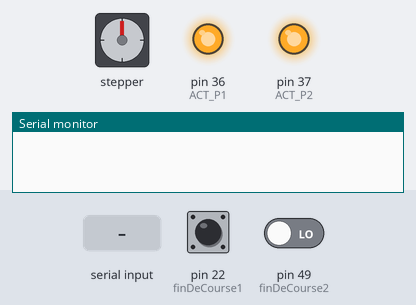
The sketch below on a simulated Arduino Mega 2560, built with avr-gcc and run on an emulated ATmega2560. Shown: stepper motor, output pins drawn as LEDs (lit = HIGH), the last lines printed to the serial monitor. The inputs (shaded band) are chosen by the test bench; at power-on: pin 49 (finDeCourse2) LOW, pin 22 (finDeCourse1) HIGH. Stepper angles assume 100 steps per turn; pins used as bus, display or sensor lines are not drawn.

Above: at 11.2 s.
11.3 s: pin 49 (finDeCourse2) driven HIGH
12.9 s: "3" received over Serial
At 14.3 s:
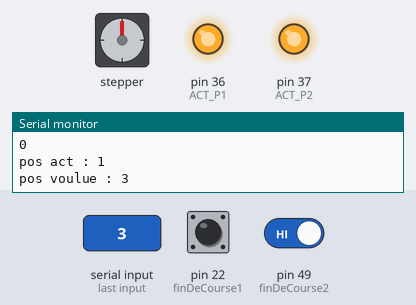
At 15.26 s:
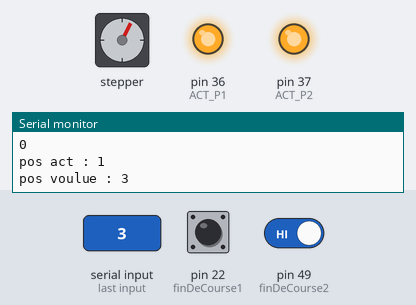
15.9 s: "c90\n" received over Serial
At 28.1 s:
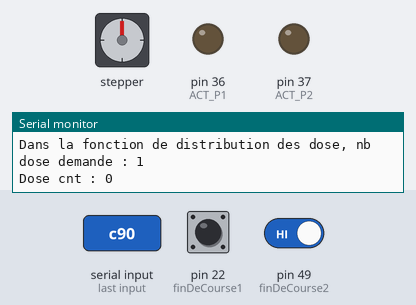
Timing chart, 0 to 33.7 s (numbered marks = the images above; inputs shaded):
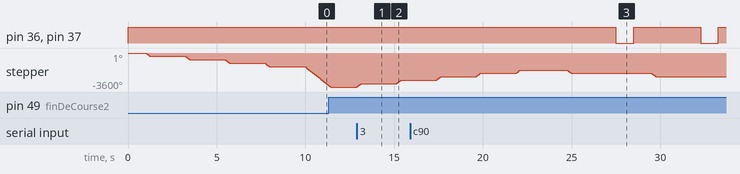

The sketch:

Distributeur_contenu_ard_sans_node.ino
```cpp
#include <Stepper.h>

//Pins actioneur linéaire
#define ACT_P1 36
#define ACT_P2 37

//Pins color sensor
#define COLOR_S0 4
#define COLOR_S1 5
#define COLOR_S2 6
#define COLOR_S3 7
#define sensorOut 8

//Déclaration pins moteur
#define motorOn 1

#define IN1 28
#define IN2 29
#define IN3 30
#define IN4 31

#define finDeCourse1 22
#define finDeCourse2 49
#define irPresence 45

#define NbrPas1 100


#if motorOn
Stepper Moteur(NbrPas1, IN1, IN2, IN3, IN4);
#endif

int positionAct;

String cocktail = "110110";
int cocktailInt[6];


void init_dis()
{
  while(digitalRead(finDeCourse1) == LOW)
  {
    #if motorOn
    Moteur.setSpeed(250);
    Moteur.step(NbrPas1);
    #endif
  }

  delay(1000);

  Moteur.setSpeed(250);
  Moteur.step(-NbrPas1);
  delay(2000);

  Moteur.setSpeed(250);
  Moteur.step(-NbrPas1);
  delay(2000);

  Moteur.setSpeed(250);
  Moteur.step(-NbrPas1);
  delay(2000);

  Moteur.setSpeed(250);
  Moteur.step(-NbrPas1);
  delay(2000);

  while(digitalRead(finDeCourse2) == LOW)
  {
    Moteur.setSpeed(250);
    Moteur.step(-NbrPas1);
  }

  positionAct = 1;

}

boolean goToPos(int pos)
{
  Serial.print("pos act : ");
  Serial.println(positionAct);
  Serial.print("pos voulue : ");
  Serial.println(pos);
  if(positionAct > pos)
  {
    for(int i = 0;i<(positionAct-pos);i++)
    {
      Moteur.setSpeed(250);
      Moteur.step(-NbrPas1);
      delay(2000);
      //positionAct--;
  }
    positionAct = pos;
  }
  else if (positionAct < pos)
  {
    for(int i = 0;i<(pos-positionAct);i++)
    {
        Moteur.setSpeed(250);
        Moteur.step(NbrPas1);
        delay(2000);
        //positionAct++;
    }

    positionAct = pos;
  }
  else
  {
    positionAct = pos;
  }
}

void convCocktail()
{
  long tamp = cocktail.toInt();
  Serial.println("Avant");
  Serial.println(cocktail);
  Serial.println("Conv");
  cocktailInt[0] = tamp / 100000;
  Serial.println(cocktailInt[0] );
  cocktailInt[1] = (tamp - cocktailInt[0] * (100000)) / 10000;
  Serial.println(cocktailInt[1]);
  cocktailInt[2] = (tamp - (cocktailInt[0] * (100000) + cocktailInt[1] * (10000))) / 1000;
  Serial.println(cocktailInt[2]);
  cocktailInt[3] = (tamp - (cocktailInt[0] * (100000) + cocktailInt[1] * (10000) + cocktailInt[2] * (1000))) / 100;
  Serial.println(cocktailInt[3]);
  cocktailInt[4] = (tamp - (cocktailInt[0] * (100000) + cocktailInt[1] * (10000) + cocktailInt[2] * (1000) + cocktailInt[3] * (100))) / 10;
  Serial.println(cocktailInt[4]);
  cocktailInt[5] = (tamp - (cocktailInt[0] * (100000) + cocktailInt[1] * (10000) + cocktailInt[2] * (1000) + cocktailInt[3] * (100) + cocktailInt[4] * (10))) / 1;
  Serial.println(cocktailInt[5]);
}

void verseLiq(int dose)
{

  Serial.print("Dans la fonction de distribution des dose, nb dose demande : ");
  Serial.println(dose);
  for(int i=0; i<dose; i++)
  {
    Serial.print("Dose cnt : ");
    Serial.println(i);
    digitalWrite(ACT_P1,LOW);
    digitalWrite(ACT_P2,LOW);

    delay(1000);

    digitalWrite(ACT_P1,HIGH);
    digitalWrite(ACT_P2,HIGH);

    delay(1000);
  }

}


void setup()
{
  Serial.begin(9600);
  pinMode(finDeCourse1,INPUT);
  pinMode(finDeCourse2,INPUT);
  pinMode(irPresence,INPUT);

  pinMode(ACT_P1,OUTPUT);
  pinMode(ACT_P2,OUTPUT);

  pinMode(COLOR_S0,OUTPUT);
  pinMode(COLOR_S1,OUTPUT);
  pinMode(COLOR_S2,OUTPUT);
  pinMode(COLOR_S3,OUTPUT);
  pinMode(sensorOut,INPUT);

  digitalWrite(ACT_P1,HIGH);
  digitalWrite(ACT_P2,HIGH);

  digitalWrite(COLOR_S0,HIGH);
  digitalWrite(COLOR_S1,LOW);

  init_dis();
  Serial.println("Debut");
  convCocktail();


}


void loop()
{


  switch(Serial.read())
  {
    case '1':
      goToPos(1);
      break;
    case '2':
      goToPos(2);
      break;
    case '3':
      goToPos(3);
      break;
    case '4':
      goToPos(4);
      break;
    case '5':
      goToPos(5);
      break;
    case '6':
      goToPos(6);
      break;
    case 'c':

      if(abs(6-positionAct) > abs(0-positionAct))
      {
        Serial.println("On tourne vers le dernier liquide");
        goToPos(1);

        for(int i=1;i<7;i++)
        {
          Serial.print("On va a la position : ");
          Serial.println(i);
          Serial.print("Nombre de dose pour la commande : ");
          Serial.println(cocktailInt[i-1]);
          goToPos(i);
          delay(500);
          verseLiq(cocktailInt[i-1]);
        }
      }
      else
      {
        Serial.println("On tourne vers le premier liquide");
        goToPos(6);

        for(int i=6;i>0;i--)
        {
          Serial.print("On va a la position : ");
          Serial.println(i);
          Serial.print("Nombre de dose pour la commande : ");
          Serial.println(cocktailInt[i-1]);
          goToPos(i);
          delay(500);
          verseLiq(cocktailInt[i-1]);
        }
      }

      Serial.println("Fin du COCKTAIL !!");

  if(digitalRead(irPresence) == HIGH)
  {

  }
}
}
```

Measured:
- after the input at 12.9 s, stepper: turns 360° clockwise in 0.23 s, then 360° clockwise in 0.23 s
- after the input at 15.9 s, pin 36 (ACT_P1), pin 37 (ACT_P2): alternates HIGH for 3.8 s and LOW for 1.0 s, starting after 11.6 s; stepper: turns 360° clockwise in 0.23 s, then 360° clockwise in 0.23 s, then 360° clockwise in 0.23 s, then 360° counter-clockwise in 0.23 s, and so on
